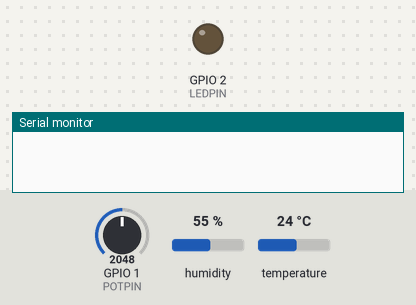
The sketch below on a simulated ESP32-C6. Shown: output pins drawn as LEDs (lit = HIGH), the last lines printed to the serial monitor. Inputs (shaded band) come from the test bench; at power-on: temperature 24 °C, GPIO 1 (POTPIN) = 2048, humidity 55 %. WiFi joins after 1.5 s; servers stay silent unless stated.

Above: at 3.0 s.
3.1 s: temperature set to 16 °C
7.3 s: temperature set to 13 °C
At 8.3 s:
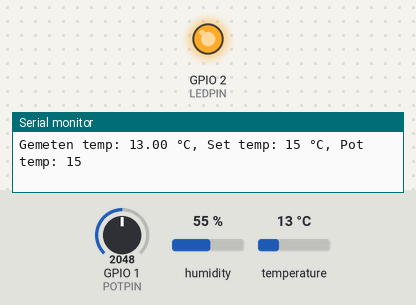
9.3 s: temperature set to 19 °C
At 12.6 s:
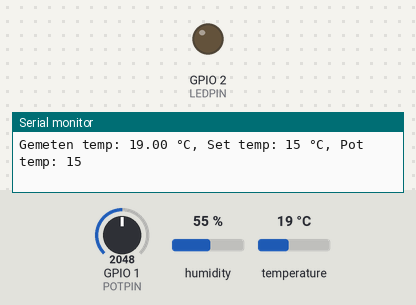
13.3 s: temperature set to 12 °C
At 16.8 s:
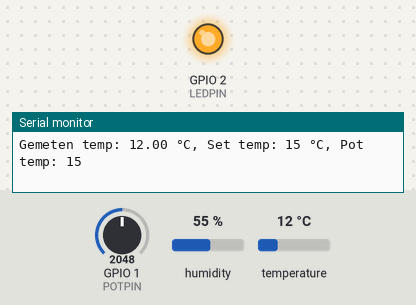
Timing chart, 0 to 18.3 s (numbered marks = the images above; inputs shaded):
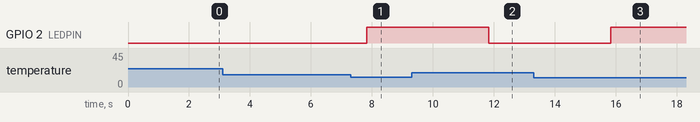

The sketch:

Toets_sensoren_copy_20260313150942.ino
```cpp
#define BLYNK_TEMPLATE_ID "TMPL5c_X2yiSz"
#define BLYNK_TEMPLATE_NAME "Toets sensoren"
#define BLYNK_AUTH_TOKEN "OhaVXALlKtoDIWjoaJ08ot0wyQofaE-Q"

#define BLYNK_PRINT Serial

#include <WiFi.h>
#include <WiFiClient.h>
#include <BlynkSimpleEsp32.h>
#include <DHT.h>

// WiFi credentials
char ssid[] = "embed";
char pass[] = "weareincontrol";

// Sensor & actuators
#define DHTPIN 5        // DHT11 sensor pin
#define DHTTYPE DHT11
#define LEDPIN 2        // Ketel LED
#define POTPIN 1       // Potentiometer pin (veilig op ESP32-C6)

DHT dht(DHTPIN, DHTTYPE);
BlynkTimer timer;

// Temperatuur variabelen
float temperature;
int setTemp = 20;

// Voor hysteresis regeling
float hysteresis = 0.5;

// Laatste waarden voor synchronisatie
int lastPotTemp = -1;

BLYNK_WRITE(V3)
{
  // Slider in Blynk app verandert
  setTemp = param.asInt();
}

void sendData()
{
  // Lees temperatuur van DHT11
  temperature = dht.readTemperature();

  // Lees potentiometer
  int potValue = analogRead(POTPIN);
  int potTemp = map(potValue, 0, 4095, 0, 30);

  // Controleer of potentiometer verschilt van setTemp
  if (abs(potTemp - setTemp) > 1 && potTemp != lastPotTemp)
  {
    setTemp = potTemp;
    lastPotTemp = potTemp;
    // Update app slider
    Blynk.virtualWrite(V3, setTemp);
  }

  // Serial debug
  Serial.print("Gemeten temp: "); Serial.print(temperature);
  Serial.print(" °C, Set temp: "); Serial.print(setTemp);
  Serial.print(" °C, Pot temp: "); Serial.println(potTemp);

  // Ketel aan/uit met hysteresis
  if (temperature < setTemp - hysteresis)
    digitalWrite(LEDPIN, HIGH);
  else if (temperature > setTemp + hysteresis)
    digitalWrite(LEDPIN, LOW);

  // Stuur data naar Blynk
  Blynk.virtualWrite(V0, temperature);       // Actuele temp
  Blynk.virtualWrite(V1, setTemp);           // Gewenste temp
  Blynk.virtualWrite(V2, digitalRead(LEDPIN)); // Ketelstatus
}

void setup()
{
  Serial.begin(115200);

  pinMode(LEDPIN, OUTPUT);
  dht.begin();

  // Verbinden met Blynk
  Blynk.begin(BLYNK_AUTH_TOKEN, ssid, pass);

  // Timer voor regelmatige updates
  timer.setInterval(2000L, sendData);
}

void loop()
{
  Blynk.run();
  timer.run();
}
```

Measured:
- the behaviour switches between 15 and 14 °C on temperature (found by bisection; images 0 and 1)
- after the input at 7.3 s, GPIO 2 (LEDPIN): LOW → HIGH after 0.53 s
- after the input at 9.3 s, GPIO 2 (LEDPIN): HIGH → LOW after 2.5 s
- after the input at 13.3 s, GPIO 2 (LEDPIN): LOW → HIGH after 2.5 s
